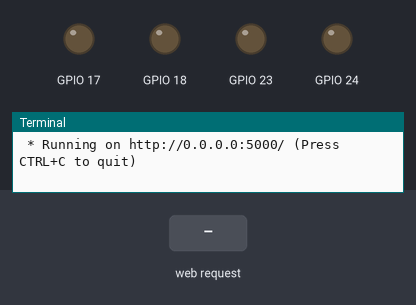
The program below on a simulated Raspberry Pi (BCM pin numbers). Parts: output pins drawn as LEDs (lit = HIGH), the last lines printed to the terminal. Inputs (shaded band) come from the test bench. The clock reads 2024-03-15 10:24:30 at power-on unless the program sets it.

Above: at 1.2 s.
1.3 s: HTTP request for /gpio/17/on received
At 2.3 s:
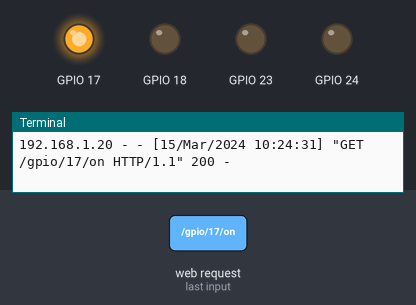
2.8 s: HTTP request for /gpio/18/on received
At 3.5 s:
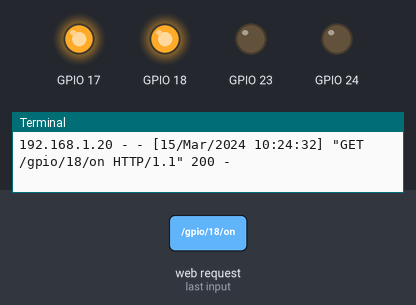
4.3 s: HTTP request for /gpio/17/off received
At 4.6 s:
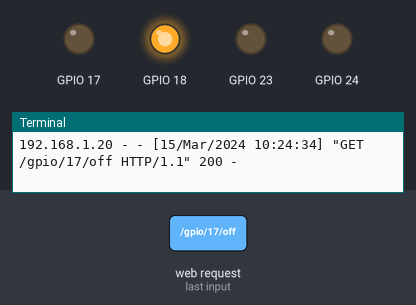
5.8 s: HTTP request for /gpio/23/on received
At 7.0 s:
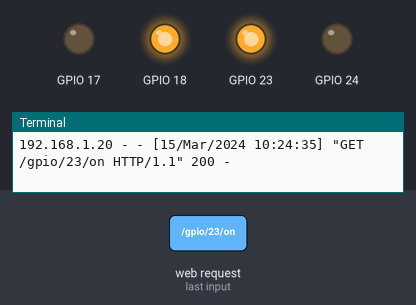
7.3 s: HTTP request for /gpio/18/off received
At 8.1 s:
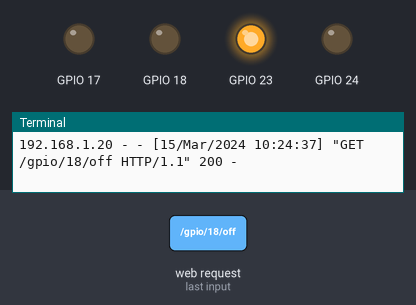
8.8 s: HTTP request for /gpio/23/off received
At 9.2 s:
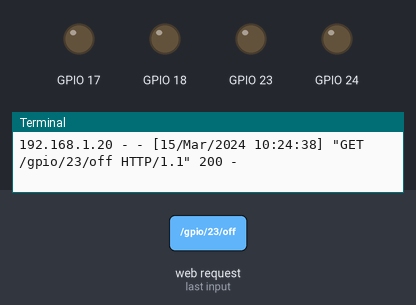
Timing chart, 0 to 11.3 s (numbered marks = the images above; inputs shaded):
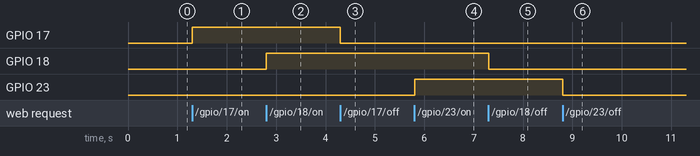

Measured:
- after the input at 1.3 s, GPIO 17: LOW → HIGH at once
- after the input at 2.8 s, GPIO 18: LOW → HIGH at once
- after the input at 4.3 s, GPIO 17: HIGH → LOW at once
- after the input at 5.8 s, GPIO 23: LOW → HIGH at once
- after the input at 7.3 s, GPIO 18: HIGH → LOW at once
- after the input at 8.8 s, GPIO 23: HIGH → LOW at once

The program:

flaskTest.py
```python
#!/usr/bin/env python
from flask import Flask
import RPi.GPIO as GPIO


# Create the server
app = Flask(__name__)


@app.route('/gpio/<int:pin>/on')
def gpio_on(pin):
    GPIO.output(pin, GPIO.HIGH)
    return "Turned pin " + str(pin) + "on"

@app.route('/gpio/<int:pin>/off')
def gpio_off(pin):
    GPIO.output(pin, GPIO.LOW)
    return "Turned pin " + str(pin) + "off"

if __name__ == '__main__':
    try:
        GPIO.setmode(GPIO.BCM)
        GPIO.setup(17, GPIO.OUT)
        GPIO.setup(18, GPIO.OUT)
        GPIO.setup(23, GPIO.OUT)
        GPIO.setup(24, GPIO.OUT)

        app.debug = True
        app.run(host="0.0.0.0")
    except KeyboardInterrupt:
       GPIO.cleanup()
```
